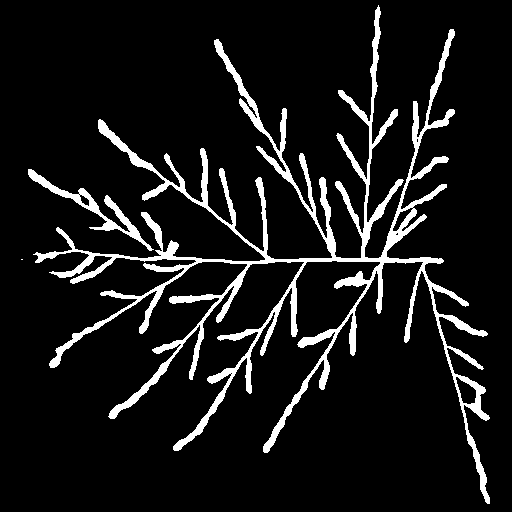
#> input picture crack_segmentation/transfer-learning-results/run_2/U2CRACKNET/13_2_1_1_1_DSC01478.png, 512 x 512 px
$ jupyter execute --allow-errors image_processing_pipeline.ipynb
#> lines starting #> are read from the running program, lines starting #| are printed output that depends on the picture; after the words box and inside, x2 and y2 are one past the last pixel; in counts of white or black regions, pixels touching at a corner belong together
#> `binary_img = cv2.imread(binary_path, cv2.IMREAD_GRAYSCALE)`: binary_img: shape (512, 512); 9% white; 3 white regions (1 under 20 px), largest, box (x1, y1, x2, y2) and area: (33, 5, 490, 504) 22358, (28, 169, 154, 251) 1317
### src/utils/ricepr_manipulate.py
###########################
# Author: Lam Thai Nguyen #
###########################

import xml.etree.ElementTree as ET
import cv2


def resize_junction(ricepr_path: str, dst_size: tuple = (512, 512)) -> dict:
    """
    ## Description
    Resizes junction from src size to dst size | Junctions are extracted from ricepr file

    ## Argument
    - ricepr_path (str)
    - dst_size (tuple) = (dst_height, dst_width)

    ## Returns
    junction_xy_resized (dict)
    """
#> called with dst_size = (512, 512)
    # Extract information ========================
    info = ricepr_path.split('/')
    name = info[-1][:-7]
    species = info[-2]
    py_ipynb_distinguish = info[0]
    # ============================================

    # Get src size ===============================
    if py_ipynb_distinguish == "..":
        original_image = cv2.imread(f"../../data/original_images/{species}/{name}.jpg", cv2.IMREAD_GRAYSCALE)
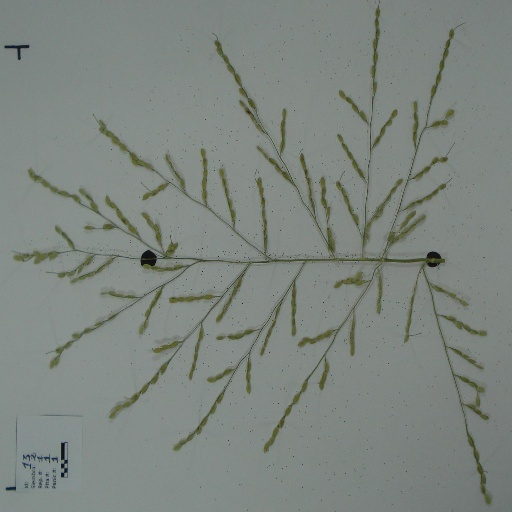
#> input picture images/raw_images_512/O. sativa/13_2_1_1_1_DSC01478.jpg, 512 x 512 px, found by its file name
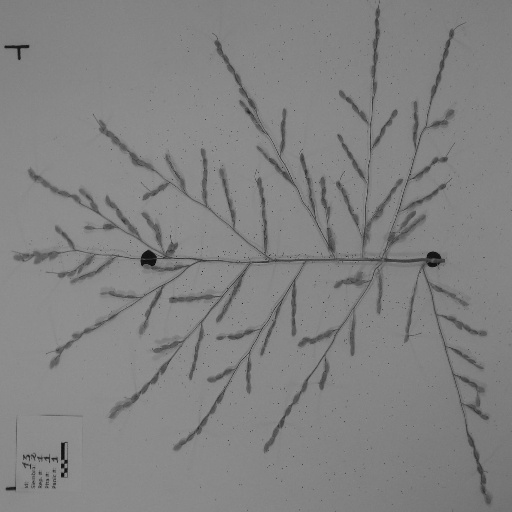
#> original_image: shape (512, 512); min 10, max 152, mean 130.2
    else:
        original_image = cv2.imread(f"data/original_images/{species}/{name}.jpg", cv2.IMREAD_GRAYSCALE)

    src_size = original_image.shape
#> src_size = (512, 512)
    src_height, src_width = src_size
#> src_height = 512; src_width = 512
    # ============================================

    dst_height, dst_width = dst_size
    junction = _load_ricepr(ricepr_path)
    junction_resized = {_key: [] for _key in junction}

    # Conversion =================================
    for key in junction:
        for (src_x, src_y) in junction[key]:
            dst_x, dst_y = round((src_x / src_width) * dst_width), round((src_y / src_height) * dst_height)
            junction_resized[key].append((dst_x, dst_y))
    # ============================================
    return junction_resized


def _load_ricepr(ricepr_path: str) -> dict:
    """
    ## Description
    Reads .ricepr file to extract the true junction coordinate

    ## Argument
    ricepr_path (str)

    ## Returns
    junction_xy (dict) -> dict[order] = [(x, y), ...]
    """
    tree = ET.parse(ricepr_path)
    root = tree.getroot()

    junction = {
        "generating": [],
        "end": [],
        "primary": [],
        "secondary": [],
        "tertiary": [],
        "quaternary": [],
    }

    for vertex in root.iter("vertex"):
        x = int(vertex.attrib["x"])
        y = int(vertex.attrib["y"])
        type_ = vertex.attrib["type"]

        if type_ == "Generating":
            junction["generating"].append((x, y))
        elif type_ == "Primary":
            junction["primary"].append((x, y))
        elif type_ == "Seconday":
            junction["secondary"].append((x, y))
        elif type_ == "Tertiary":
            junction["tertiary"].append((x, y))
        elif type_ == "Quaternary":
            junction["quaternary"].append((x, y))

    return junction

### src/image_processor/RicePanicle.py
###########################
# Author: Lam Thai Nguyen #
###########################

import numpy as np
from .thinning import _zhang_suen, _gradient_based_optimization
from .clustering import _crossing_number, _dbscan, _finch
from .evaluation import _f1_score


class RicePanicle:
    class Thinning:
        @staticmethod
        def zhang_suen(binary_image: np.ndarray):
            """
            ## Description
            Perform Z.S. thinning method on a binary image

            ## Arguments
            binary_img (np.ndarray) -> binary image matrix.

            ## Returns
            skeleton_img (np.ndarray) -> skeleton image matrix.
            """
            return _zhang_suen(binary_image)

        @staticmethod
        def gradient_based_optimization(binary_image: np.ndarray):
            return _gradient_based_optimization(binary_image)

    class Clustering:
        # [15 lines left out: function crossing_number, not called in this run]

        @staticmethod
        def dbscan(skeleton_img: np.ndarray, return_pred_: bool):
            return _dbscan(skeleton_img, return_pred_)

        # [15 lines left out: function finch, not called in this run]

    class Evaluation:
        # [15 lines left out: function f1_score, not called in this run]

    class DetectionAccuracy:
        # [14 lines left out: functions __init__, show, not called in this run]

### src/examples/image_processing_pipeline.ipynb
### This script shows the **RICE PANICLE IMAGE PROCESSING PIPELINE**.

- **PIPELINE**: Binarizing -> Thinning -> Clustering -> Evaluation( All | Main Axis | High Order ).
- We go over this pipeline 3 times to evaluate the accuracy on **All junctions**, **Main axis junctions** and **high order junctions**.
- **Naming convention**:
  - **all junctions**: _1
  - **main axis junctions**: _2
  - **high order junctions**: _3

[cell 1]
# Import necessary module
import sys
sys.path.append('../../src')

import cv2
import numpy as np
import matplotlib.pyplot as plt
from image_processor.RicePanicle import RicePanicle
from utils.ricepr_manipulate import resize_junction
from utils.evaluation_image_generating import generate_y_true, generate_skeleton_main_axis
from pipeline import _merge_pred

[cell 2]
# Some paths we need for every time we run a pipeline
binary_path = "../../crack_segmentation/transfer-learning-results/run_2/U2CRACKNET/13_2_1_1_1_DSC01478.png"
binary_img = cv2.imread(binary_path, cv2.IMREAD_GRAYSCALE)

# We have to convert the original junction's coordinates into the size of (512, 512) for consistency
ricepr_path = "../../data/original_ricepr/O. sativa/13_2_1_1_1_DSC01478.ricepr"
#> (the rest of this cell did not finish here and is left out)

# **PIPELINE #1**

### *THINNING*

#> (a cell that did not finish here is left out)

[cell 4]
# Visualization
fig, (ax1, ax2) = plt.subplots(1, 2, figsize=(15, 8))

ax1.imshow(binary_img, cmap='gray')
ax1.axis('off')
ax1.set_title("Binary image - DEEPCRACK")

#> (the rest of this cell did not finish here and is left out)

### *CLUSTERING*

#> (a cell that did not finish here is left out)

[cell 6]
# Visualization
fig, (ax1, ax2, ax3) = plt.subplots(1, 3, figsize=(18, 6))

#> (the rest of this cell did not finish here and is left out)

### *EVALUATION*

#> (a cell that did not finish here is left out)

[cell 8]
# Visualization
plt.figure(figsize=(8, 8))
#> (the rest of this cell did not finish here and is left out)

#> (a cell that did not finish here is left out)

#> (a cell that did not finish here is left out)

# **PIPELINE #2**

### *THINNING*

#> (a cell that did not finish here is left out)

### *CLUSTERING*

#> (a cell that did not finish here is left out)

### *EVALUATION*

#> (a cell that did not finish here is left out)

#> (a cell that did not finish here is left out)

# **PIPELINE #3**

### *THINNING*

[cell 15]
# Generate y_true for main axis
y_true_3 = y_true_1 - y_true_2
n_true_3 = len(y_true_3[y_true_3 > 0])
print(f"There are {n_true_3} TRUE high order junctions.")

# Generate skeleton for main axis -> Generate y_pred for main axis
skeleton_img_3 = skeleton_img_1 - skeleton_img_2

### *CLUSTERING*

[cell 16]
# Clustering to create y_pred
junction_img_3, y_pred_3 = RicePanicle.Clustering.crossing_number(skeleton_img_3, return_pred_=True)
y_pred_3 = y_pred_1 - y_pred_2
n_pred_3 = len(y_pred_3[y_pred_3 > 0])
print(f"We have predicted {n_pred_3} high order junctions")

### *EVALUATION*

[cell 17]
# Evaluating
f1, pr, rc = RicePanicle.Evaluation.f1_score(y_true_3, y_pred_3, _return_metrics=True)
print(f"f1: {f1}, precision: {pr}, recall: {rc}")

[cell 18]
# Visualization
white_px_true_3 = np.argwhere(y_true_3 > 0)
white_px_pred_3 = np.argwhere(y_pred_3 > 0)

_, (ax1, ax2) = plt.subplots(1, 2, figsize=(16, 8))

ax1.imshow(raw_img_512, cmap='gray')
ax1.scatter(white_px_true_3[:, 1], white_px_true_3[:, 0], s=14, c='b', marker='s')
ax1.scatter(white_px_pred_3[:, 1], white_px_pred_3[:, 0], s=14, c='r', marker='o')
ax1.axis('off')

ax2.imshow(skeleton_img_1, cmap='gray')
ax2.scatter(white_px_true_3[:, 1], white_px_true_3[:, 0], s=14, c='b', marker='s')
ax2.scatter(white_px_pred_3[:, 1], white_px_pred_3[:, 0], s=14, c='r', marker='o')
ax2.axis('off')

plt.show()
